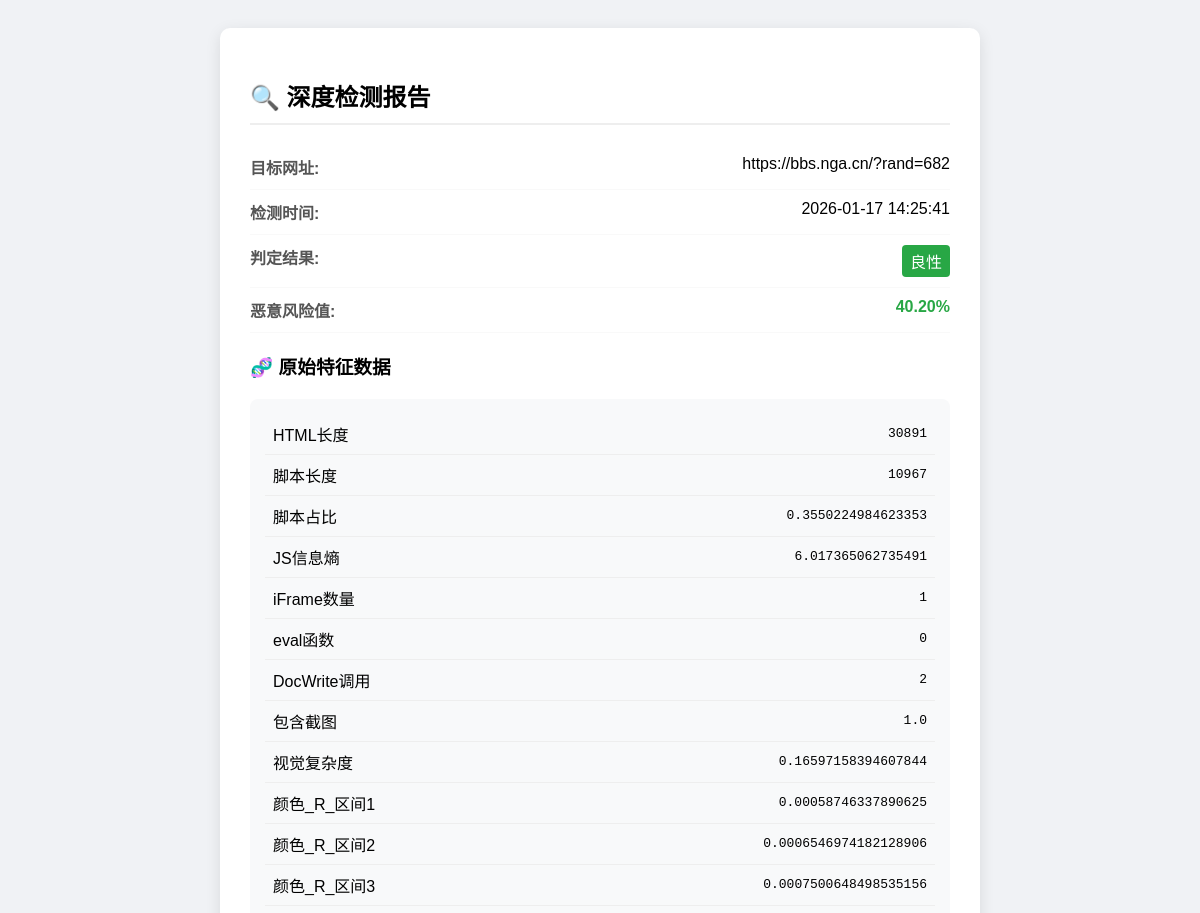
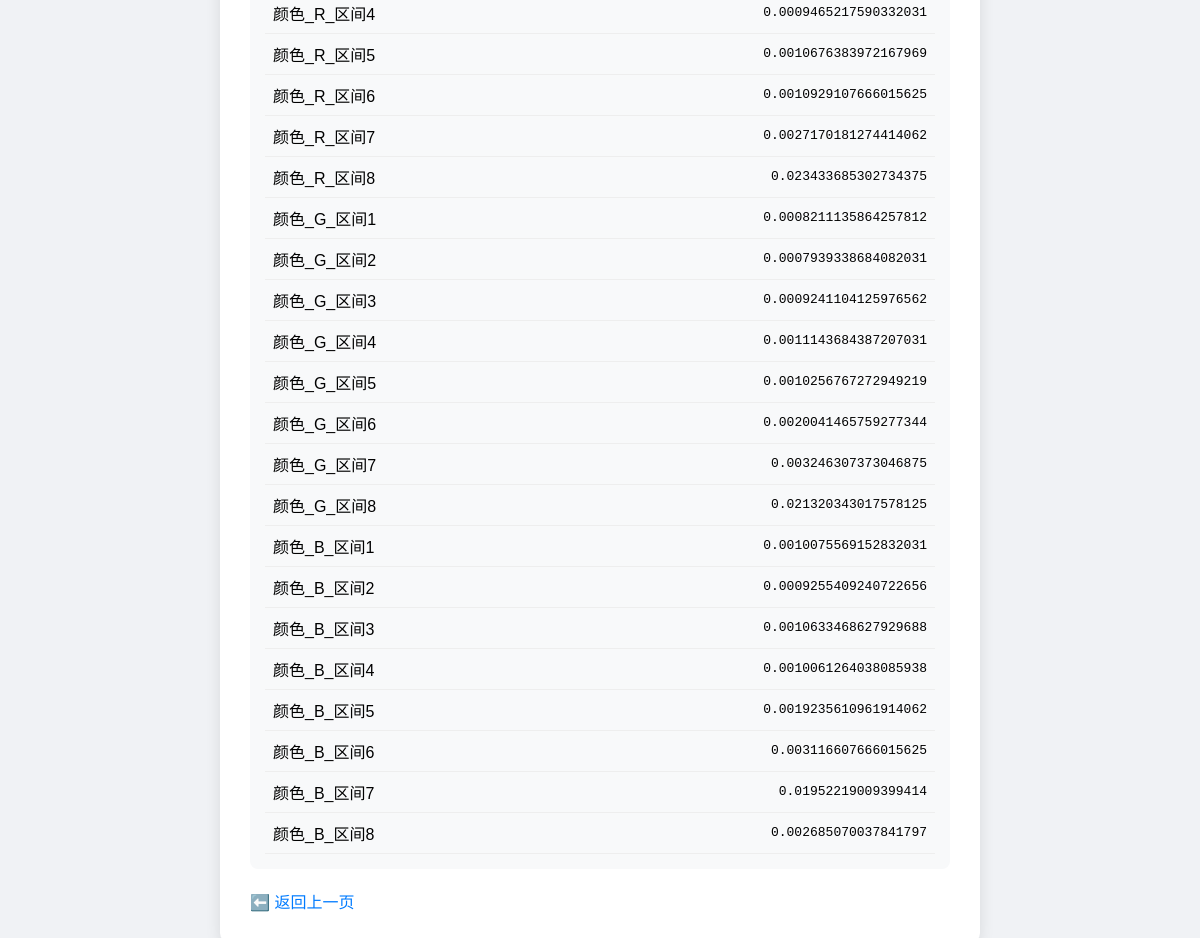
Page /detail/2 (signed in) on the committed database (2 pictures, top to bottom).
### models.py (models this page shows)
class DetectionRecord(db.Model):
    id = db.Column(db.Integer, primary_key=True)
    url = db.Column(db.String(500), nullable=False)
    result = db.Column(db.String(50), nullable=False)
    timestamp = db.Column(db.DateTime, default=datetime.utcnow)
    user_id = db.Column(db.Integer, db.ForeignKey('user.id'))
    score = db.Column(db.Float, default=0.0)
    features_data = db.Column(db.Text, nullable=True)

### app.py (the view)
@app.route('/detail/<int:id>')
@login_required
def detail(id):
    record = DetectionRecord.query.get_or_404(id)
    try:
        features = json.loads(record.features_data) if record.features_data else {}
    except:
        features = {"错误": "数据解析失败"}
    return render_template('detail.html', record=record, features=features)

### app.py (called while the page is built)
@login_manager.user_loader
def load_user(user_id):
    return User.query.get(int(user_id))

### templates/detail.html (shortened to what this page needs)
<!DOCTYPE html>
<html lang="zh-CN">
<head>
</head>
<body>
    <div class="container">
        <h2>🔍 深度检测报告</h2>
        <div class="row">
            <span class="label">目标网址:</span>
            <span style="word-break: break-all;">{{ record.url }}</span>
        </div>
        <div class="row">
            <span class="label">检测时间:</span>
            <span>{{ record.timestamp.strftime('%Y-%m-%d %H:%M:%S') }}</span>
        </div>
        <div class="row">
            <span class="label">判定结果:</span>
            <span class="tag {{ 'malicious' if record.result == '恶意' else 'benign' }}">
                {{ record.result }}
            </span>
        </div>
        <div class="row">
            <span class="label">恶意风险值:</span>
            <strong style="color: {{ '#dc3545' if record.score > 50 else '#28a745' }}">
                {{ "%.2f"|format(record.score) }}%
            </strong>
        </div>
        <h3>🧬 原始特征数据</h3>
        <div class="feature-box">
            {% if features %}
                <table style="width: 100%; border-collapse: collapse;">
                    {% for key, value in features.items() %}
                    <tr style="border-bottom: 1px solid #eee;">
                        <td style="padding: 8px;">{{ key }}</td>
                        <td style="padding: 8px; font-family: monospace; text-align: right;">{{ value }}</td>
                    </tr>
                    {% endfor %}
                </table>
            {% else %}
                <p style="color: #999; text-align: center;">暂无特征数据</p>
            {% endif %}
        </div>
        <a href="javascript:history.back()" class="back-btn">⬅️ 返回上一页</a>
    </div>
</body>
</html>

### templates/detail.html (style rules this page uses)
body { font-family: sans-serif; background-color: #f0f2f5; padding: 20px; }
.container { max-width: 700px; margin: 0 auto; background: white; padding: 30px; border-radius: 10px; box-shadow: 0 4px 15px rgba(0,0,0,0.1); }
h2 { border-bottom: 2px solid #eee; padding-bottom: 10px; }
.row { display: flex; justify-content: space-between; padding: 10px 0; border-bottom: 1px solid #f9f9f9; }
.label { font-weight: bold; color: #555; }
.tag { padding: 4px 8px; border-radius: 4px; color: white; }
.benign { background: #28a745; }
.feature-box { background: #f8f9fa; padding: 15px; border-radius: 8px; margin-top: 20px; }
.back-btn { display: inline-block; margin-top: 20px; text-decoration: none; color: #007bff; }

### rows in the picture
DetectionRecord: url "https://bbs.nga.cn/?rand=682", timestamp "2026-01-17 14:25:41", result "良性", score "40.20"

### other values in the picture
{{ key }} "HTML长度" "脚本长度" "脚本占比" "JS信息熵" "iFrame数量" "eval函数" "DocWrite调用" "包含截图" "视觉复杂度" "颜色_R_区间1" "颜色_R_区间2" "颜色_R_区间3" "颜色_R_区间4" "颜色_R_区间5" "颜色_R_区间6" "颜色_R_区间7" "颜色_R_区间8" "颜色_G_区间1" "颜色_G_区间2" "颜色_G_区间3" "颜色_G_区间4" "颜色_G_区间5" "颜色_G_区间6" "颜色_G_区间7" "颜色_G_区间8" "颜色_B_区间1" "颜色_B_区间2" "颜色_B_区间3" "颜色_B_区间4" "颜色_B_区间5" "颜色_B_区间6" "颜色_B_区间7" "颜色_B_区间8"
{{ value }} "30891" "10967" "0.3550224984623353" "6.017365062735491" "1" "0" "2" "1.0" "0.16597158394607844" "0.00058746337890625" "0.0006546974182128906" "0.0007500648498535156" "0.0009465217590332031" "0.0010676383972167969" "0.0010929107666015625" "0.0027170181274414062" "0.023433685302734375" "0.0008211135864257812" "0.0007939338684082031" "0.0009241104125976562" "0.0011143684387207031" "0.0010256767272949219" "0.0020041465759277344" "0.003246307373046875" "0.021320343017578125" "0.0010075569152832031" "0.0009255409240722656" "0.0010633468627929688" "0.0010061264038085938" "0.0019235610961914062" "0.003116607666015625" "0.01952219009399414" "0.002685070037841797"
